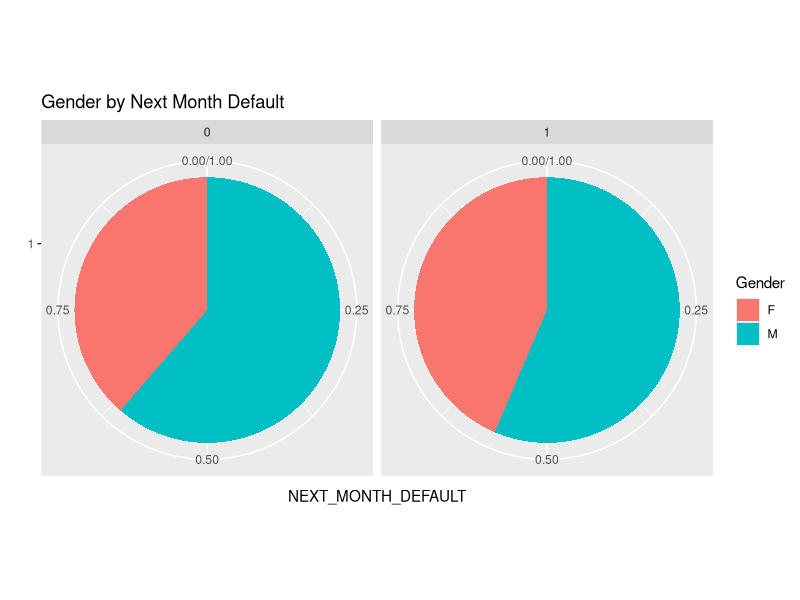

Write R code to recreate this figure. (Note: this script raises an error after producing the figure.)
data <- read.csv("./credit_card_default_train.csv")
data
summary(data)

colnames(data)

sum(is.na(data$Client_ID))
sum(is.na(data))

library(ggplot2)
##p1
data$Gender <- factor(data$Gender) # converts to a categorical variable
data$NEXT_MONTH_DEFAULT <- factor(data$NEXT_MONTH_DEFAULT) # converts to a categorical variable
p1 <- ggplot(data=data, aes(x=factor(1), stat="bin", fill=Gender)) + geom_bar(position="fill") # Stacked bar chart
p1 <- p1 + ggtitle("Gender by Next Month Default") + xlab("") + ylab("NEXT_MONTH_DEFAULT") # Adds titles
p1 <- p1 + facet_grid(facets=. ~ NEXT_MONTH_DEFAULT) # Side by side bar chart
p1 <- p1 + coord_polar(theta="y") # side by side pie chart
p1

library(gmodels)
##ct1
ct1 <- CrossTable(data$EDUCATION_STATUS ,
                  data$NEXT_MONTH_DEFAULT ,
                  prop.r= FALSE,
                  prop.c=TRUE,
                  prop.chisq=FALSE, 
                  chisq = FALSE,
                  prop.t=TRUE)
b2 <- barplot(t2, ylab="Frequency", xlab="Next Month Default", main="Side-By-Side Bar Chart", col=c("turquoise4", "turquoise3", "turquoise2","turquoise" ), beside=TRUE, width=.3)
b2 <- barplot(t2, ylab="Frequency", xlab="Next Month Default", main="Side-By-Side Bar Chart", col=c("turquoise4", "turquoise3", "turquoise2","turquoise" ), beside=TRUE, width=.3)
b2 <- barplot(t2, ylab="Frequency", xlab="Next Month Default", main="Side-By-Side Bar Chart", col=c("turquoise4", "turquoise3", "turquoise2","turquoise" ), beside=TRUE, width=.3)
b2 <- barplot(t2, ylab="Frequency", xlab="Next Month Default", main="Side-By-Side Bar Chart", col=c("turquoise4", "turquoise3", "turquoise2","turquoise" ), beside=TRUE, width=.3)


##p2
data$Gender <- factor(data$MARITAL_STATUS) # converts to a categorical variable
data$NEXT_MONTH_DEFAULT <- factor(data$NEXT_MONTH_DEFAULT) # converts to a categorical variable
p2 <- ggplot(data=data, aes(x=factor(1), stat="bin", fill=MARITAL_STATUS)) + geom_bar(position="fill") # Stacked bar chart
p2 <- p2 + ggtitle("Marital Status by Next Month Default") + xlab("") + ylab("NEXT_MONTH_DEFAULT") # Adds titles
p2 <- p2 + facet_grid(facets=. ~ NEXT_MONTH_DEFAULT) # Side by side bar chart
p2 <- p2 + coord_polar(theta="y") # side by side pie chart
p2

##ct2
ct2 <- CrossTable(data$AGE , data$NEXT_MONTH_DEFAULT , prop.r= FALSE, prop.c=TRUE,prop.chisq=FALSE, chisq = FALSE
                  ,prop.t=TRUE)
##b1
t1 <- table(data$AGE, data$NEXT_MONTH_DEFAULT, dnn=c("Age", "Next Month Default")) # Creates a contingency table
addmargins(t1) #Displays the table (Not necessary
b1 <- barplot(t1, ylab="Frequency", xlab="Next Month Default", main="Side-By-Side Bar Chart", col=c("turquoise4", "turquoise3", "turquoise2","turquoise" ), beside=TRUE, width=.3)

legend("right", title="Age", legend= sort(unique(data$AGE)), fill =c("turquoise4","turquoise3", "turquoise2", "turquoise" ), box.lty=0)

##
ct3 <- xtabs(~data$PAY_JULY+data$NEXT_MONTH_DEFAULT)
 ct4 <- xtabs(~data$PAY_AUG+data$NEXT_MONTH_DEFAULT)
 ct5 <- xtabs(~data$PAY_SEP+data$NEXT_MONTH_DEFAULT)
 ct6 <- xtabs(~data$PAY_OCT+data$NEXT_MONTH_DEFAULT)
ct7 <- xtabs(~data$PAY_NOV+data$NEXT_MONTH_DEFAULT)
 ct8 <- xtabs(~data$PAY_DEC+data$NEXT_MONTH_DEFAULT)
ct3
ct4
ct5
ct6
ct7
ct8
